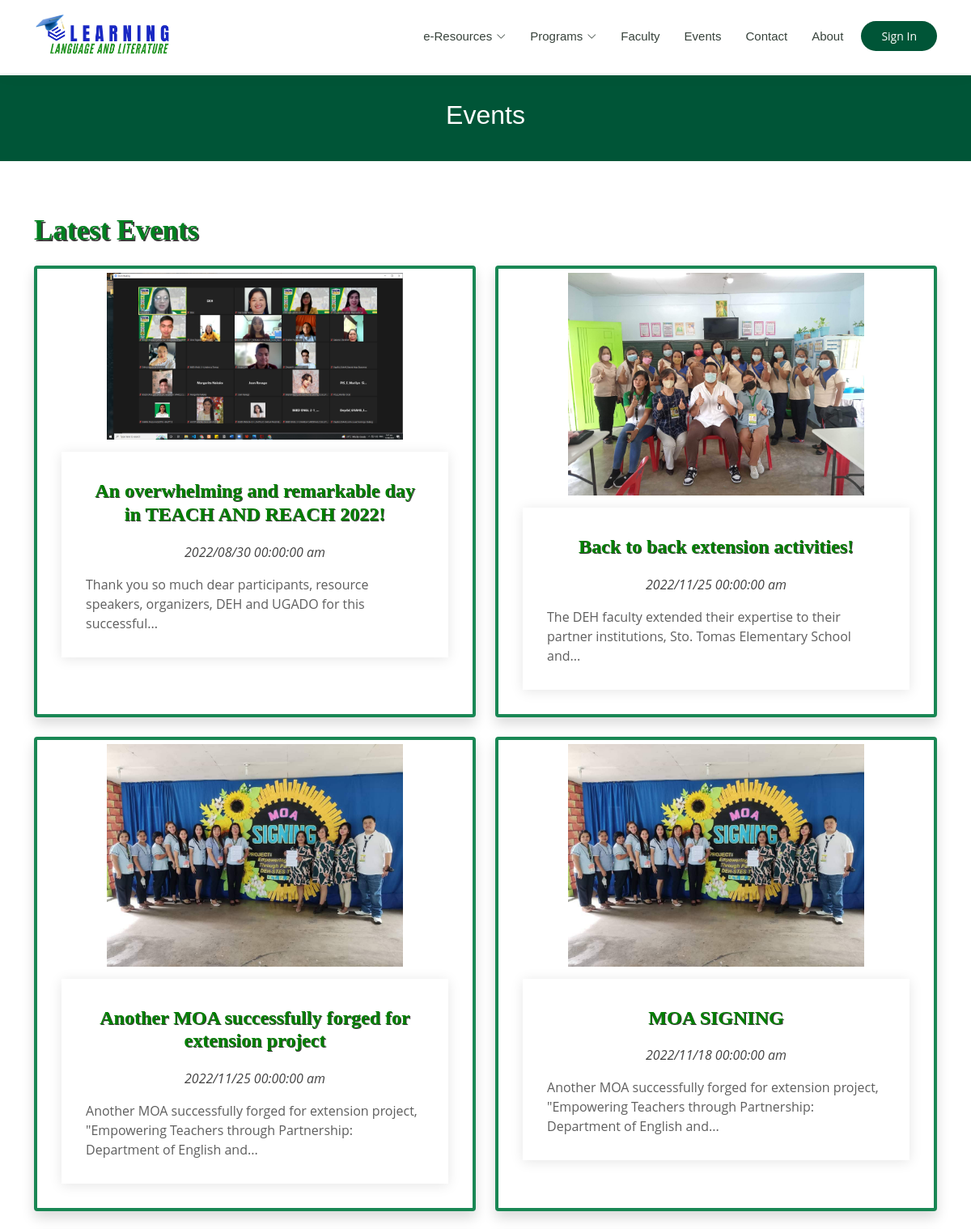
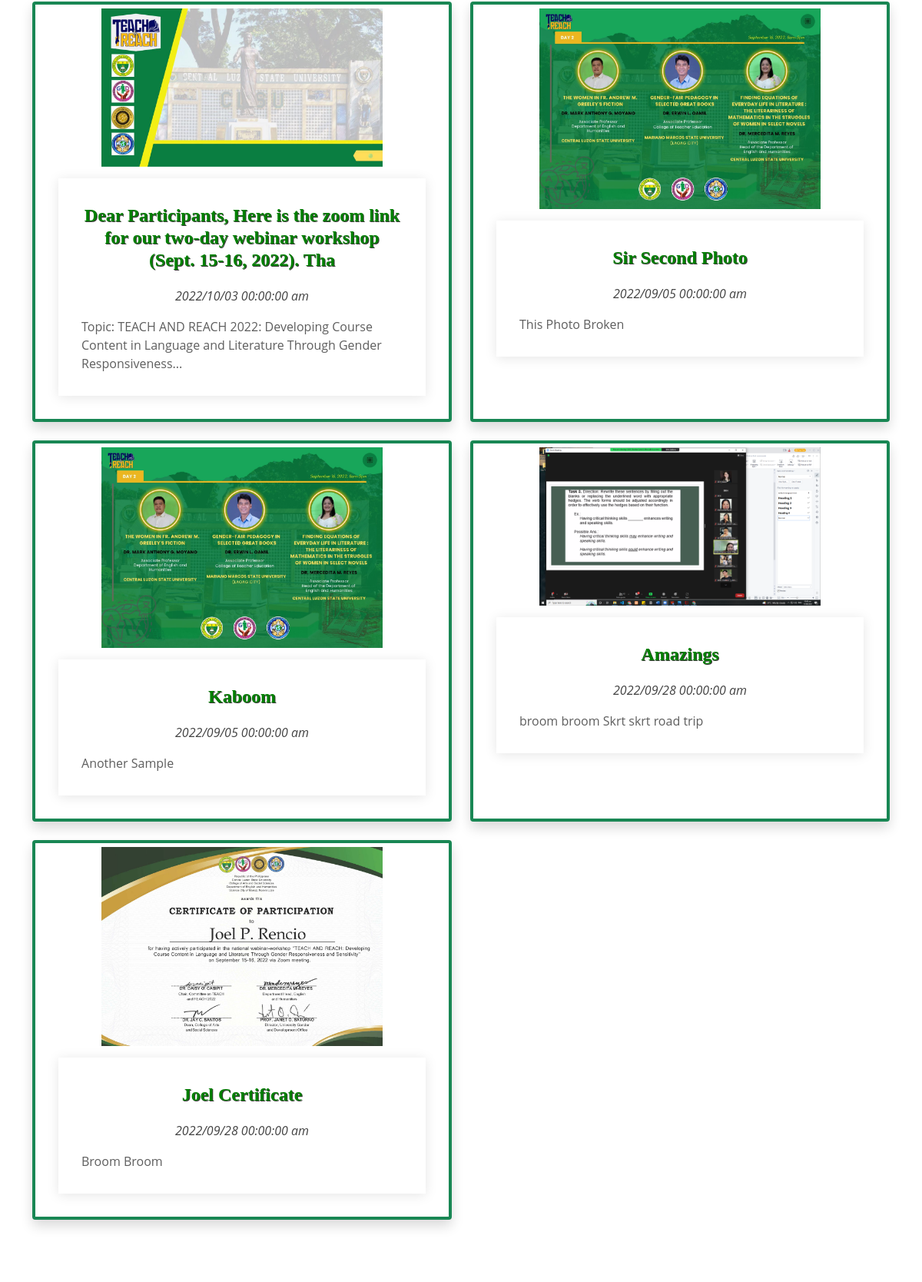
Screenshot of /public/events.php (upper part) with the database file from the repository (2 pictures, top to bottom).
### tables this page shows
CREATE TABLE `events` (
  `event_id` int(100) NOT NULL,
  `img` varchar(100) NOT NULL,
  `title` varchar(100) NOT NULL,
  `description` varchar(1000) NOT NULL,
  `link` varchar(100) NOT NULL,
  `date_created` date NOT NULL,
  `time_created` time(6) NOT NULL,
  `date_modified` date NOT NULL,
  `time_modified` time(6) NOT NULL,
  `status` varchar(10) NOT NULL
);

### public/event_short_description.php (called while the page is built)
<?php
function elipsis($text, $words = 15)
{
  if (str_word_count($text) > $words) {
    preg_match("/(?:[^\s,\.;\?\!]+(?:[\s,\.;\?\!]+|$)){0,$words}/", $text, $matches);
    $text = trim($matches[0]);
    if (substr($text, -1) == ',') {
      $text = rtrim($text, ',');
      $text .= '...';
    } else if (substr($text, -1) == '.') {
      $text = rtrim($text, '.');
      $text .= '...';
    } else {
      $text .= '...';
    }
  }
  return $text;
}

### public/event_list.php (the view)
<section id="events-homepage" class="events-homepage">
  <div class="container" data-aos="fade-up">
    <div class="row">
      <p class="event-header">Latest Events</p>
      <?php
      include 'event_short_description.php';
      $result = mysqli_query($conn, "select event_id, img, title, description, date_created from events WHERE status != 'archive' ORDER BY date_modified DESC");
      while (list($event_id, $img, $title, $description, $date_created) = mysqli_fetch_array($result)) {
        $new_description = elipsis($description, 15);
        $date_me         = date_create($date_created);
        $date_formatted   = date_format($date_me,"Y/m/d H:i:s a");
        if (!empty($img)) {
          echo "
            <div class='col-md-6 d-flex align-items-stretch mb-4 '>
            <span class='border border-4 border-success shadow bg-white rounded'>
                <div class='card'>
                  <a href='event_details.php?ID=$event_id'>
                    <div class='card-img'>
                      <img src='../uploads/event_image/$img' alt='...' class='event-img' style='padding: 5px;'>
                    </div>
                  </a>
                  <div class='card-body'>
                    <h5 class='card-title'><a href='event_details.php?ID=$event_id'>$title</a></h5>
                    <p class='fst-italic text-center'>$date_formatted</p>
                    <p class='card-text'>$new_description</p>
                  </div>
                </div></span>
            </div>
          ";
        }
      }
      ?>
    </div>
  </div>
</section>

### public/assets/css/style.css (style rules this page uses)
body { font-family: "Open Sans", sans-serif; color: #444444; }
a { color: #005537; text-decoration: none; }
h1, h2, h3, h4, h5, h6 { font-family: "Raleway", sans-serif; }
section { padding: 60px 0; overflow: hidden; }
.events-homepage .card { border: 0; padding: 0 30px; margin-bottom: 30px; position: relative; }
.events-homepage .card-img { width: calc(100% + 60px); margin-left: -30px; overflow: hidden; z-index: 9; border-radius: 0; min-height: 120px; }
.events-homepage .card-img img { max-width: 100%; transition: all 0.3s ease-in-out; }
.events-homepage .card-body { z-index: 10; background: #fff; border-top: 4px solid #fff; padding: 30px; box-shadow: 0px 2px 15px rgba(0, 0, 0, 0.1); margin-top: 10px; transition: 0.3s; }
.events-homepage .card-title { font-weight: 700; text-align: center; margin-bottom: 20px; }
.events-homepage .card-title a { transition: 0.3s; color: green; font-family: Tahoma; font-weight: bold; font-size: 120%; text-shadow: 1px 1px #3d3b3b; }
.events-homepage .card-text { color: #5e5e5e; }
.event-header { color: #008020; font-family: Tahoma; font-weight: bold; font-size: 35px; text-shadow: 2px 2px #3d3b3b; }
.event-img { display: block; margin-left: auto; margin-right: auto; width: 70%; height: 100%; }

### rows the page displays
events: img (picture), title "An overwhelming and remarkable day in TEACH AND REACH 2022!", date_created "2022/08/30 00:00:00 am", description "Thank you so much dear participants, resource speakers, organizers, DEH and UGADO for this successful..."
events: img (picture), title "Back to back extension activities!", date_created "2022/11/25 00:00:00 am", description "The DEH faculty extended their expertise to their partner institutions, Sto. Tomas Elementary School and..."
events: img (picture), title "Another MOA successfully forged for extension project", date_created "2022/11/25 00:00:00 am", description "Another MOA successfully forged for extension project, \"Empowering Teachers through Partnership: Department of English and..."
events: img (picture), title "MOA SIGNING", date_created "2022/11/18 00:00:00 am", description "Another MOA successfully forged for extension project, \"Empowering Teachers through Partnership: Department of English and..."
events: img (picture), title "Dear Participants, Here is the zoom link for our two-day webinar workshop (Sept. 15-16, 2022). Tha", date_created "2022/10/03 00:00:00 am", description "Topic: TEACH AND REACH 2022: Developing Course Content in Language and Literature Through Gender Responsiveness..."
events: img (picture), title "Sir Second Photo", date_created "2022/09/05 00:00:00 am", description "This Photo Broken"
events: img (picture), title "Kaboom", date_created "2022/09/05 00:00:00 am", description "Another Sample"
events: img (picture), title "Amazings", date_created "2022/09/28 00:00:00 am", description "broom broom Skrt skrt road trip"
events: img (picture), title "Joel Certificate", date_created "2022/09/28 00:00:00 am", description "Broom Broom"
